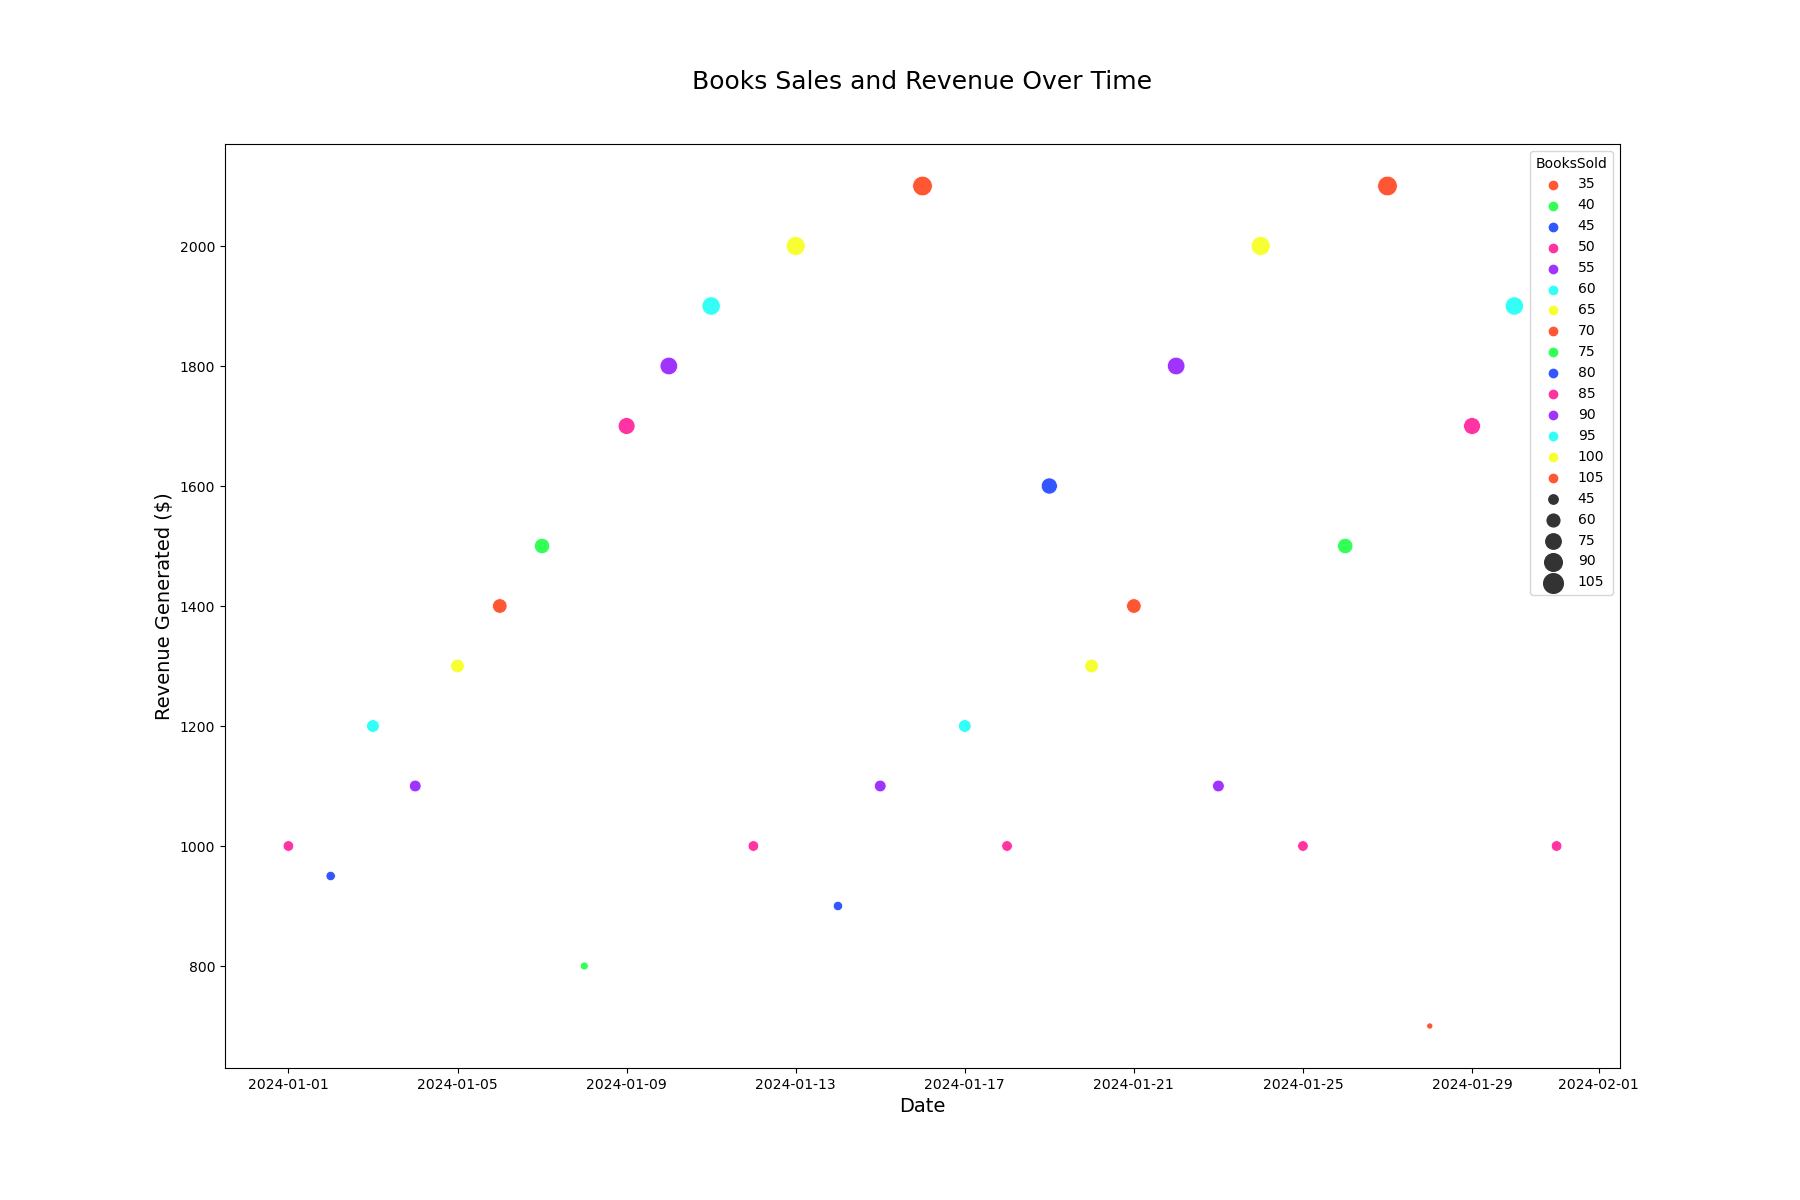

Generate this figure with Python:

import seaborn as sns
import pandas as pd
import matplotlib.pyplot as plt
from io import StringIO

# Data in a format suitable to be saved as .csv and then read using pandas
data = '''
Date,BooksSold,RevenueGenerated
2024-01-01,50,1000
2024-01-02,45,950
2024-01-03,60,1200
2024-01-04,55,1100
2024-01-05,65,1300
2024-01-06,70,1400
2024-01-07,75,1500
2024-01-08,40,800
2024-01-09,85,1700
2024-01-10,90,1800
2024-01-11,95,1900
2024-01-12,50,1000
2024-01-13,100,2000
2024-01-14,45,900
2024-01-15,55,1100
2024-01-16,105,2100
2024-01-17,60,1200
2024-01-18,50,1000
2024-01-19,80,1600
2024-01-20,65,1300
2024-01-21,70,1400
2024-01-22,90,1800
2024-01-23,55,1100
2024-01-24,100,2000
2024-01-25,50,1000
2024-01-26,75,1500
2024-01-27,105,2100
2024-01-28,35,700
2024-01-29,85,1700
2024-01-30,95,1900
2024-01-31,50,1000
'''

# Use StringIO to simulate a file handle
df = pd.read_csv(StringIO(data), parse_dates=['Date'])

# Setting the size of the plot
plt.figure(figsize=(18, 12))

# Create a scatterplot with a customized color scheme
sns.scatterplot(data=df, x='Date', y='RevenueGenerated', size='BooksSold',
                sizes=(20, 200), hue='BooksSold', palette=["#FF5733", "#33FF57", "#3357FF", "#FF33A1", "#A133FF", "#33FFF7", "#F7FF33"])

# Customize the aesthetics
plt.title('Books Sales and Revenue Over Time', fontsize=18, y=1.05)
plt.xlabel('Date', fontsize=14)
plt.ylabel('Revenue Generated ($)', fontsize=14)

# Show the plot
plt.show()
